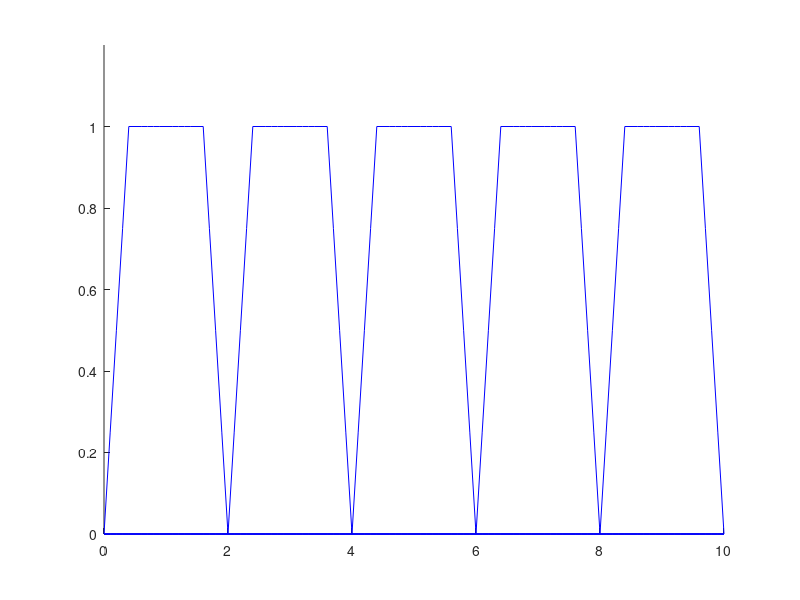

Source code (MATLAB):
function test_animation

clear all; close all;
xmax=10;
xx=linspace(0,xmax,101)';

global d; global h;
d=0.4; h=1.2;
global A; A=1;
a=A/d;
b=A*(2*d+h)/d;
I=ones(size(xx,1),1);
u=2;
hold on;

drawWave();

    function drawWave()
        for t=0:0.1:4
            x=xx-u*t;
            rising =a*x.*(x>=0 & x<d);
            holding = A*I.*(x>=d & x<=h+d);
            falling = (-a*x+b*I).*(x>h+d & x<=2*d+h);
            fx=rising+holding+falling;
            h1=plot(xx,fx,'b-');
            xlim([0 xmax]);
            ylim([0 1.2*A]);
            drawnow;
            pause(0.1);
            if ((t==0)||(t==1)||(t==2)||(t==3)||(t==4))
                set(h1,'Visible','on');
            else
                set(h1,'Visible','off');
            end
        end        
    end

end